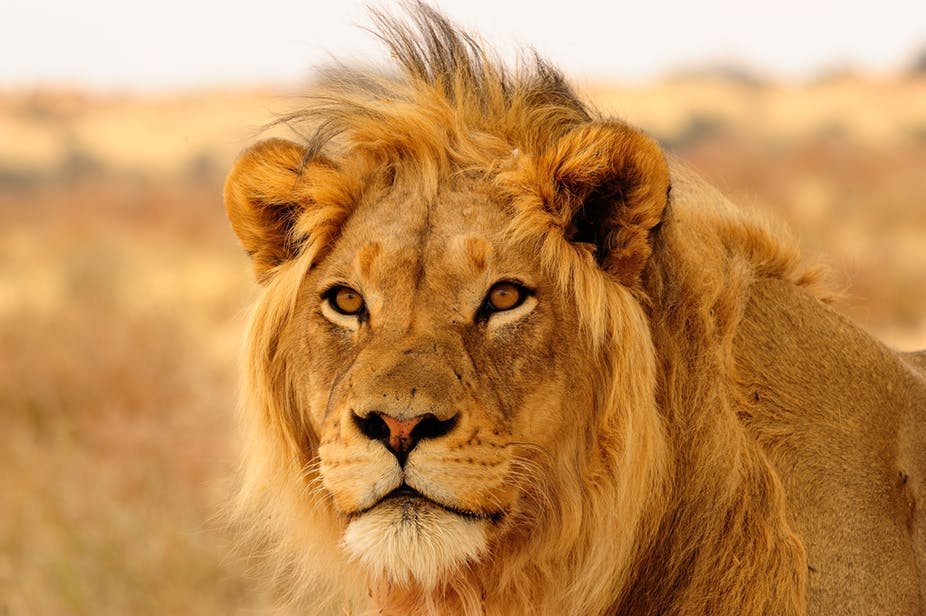
#> input picture Code/Lion.jpg, 926 x 616 px, given in place of contour.png, which was not available
$ python findshapes.py
#> lines starting #> are read from the running program, lines starting #| are printed output that depends on the picture; after the words box and inside, x2 and y2 are one past the last pixel; in counts of white or black regions, pixels touching at a corner belong together; pictures that were not available may be replaced by others from this repository, and a replacement may not be noted
# import the necessary packages
import argparse
import imutils
import cv2
# construct the argument parse and parse the arguments
# ap = argparse.ArgumentParser()
# ap.add_argument("-i", "--image", required=True,
# 	help="path to the input image")
# args = vars(ap.parse_args())
# load the image, convert it to grayscale, blur it slightly,
# and threshold it
# image = cv2.imread(args["image"])
image = cv2.imread('contour.png')
#> image is the input picture: shape (616, 926, 3); mean B, G, R 85.7, 142.4, 194.2
gray = cv2.cvtColor(image, cv2.COLOR_BGR2GRAY)
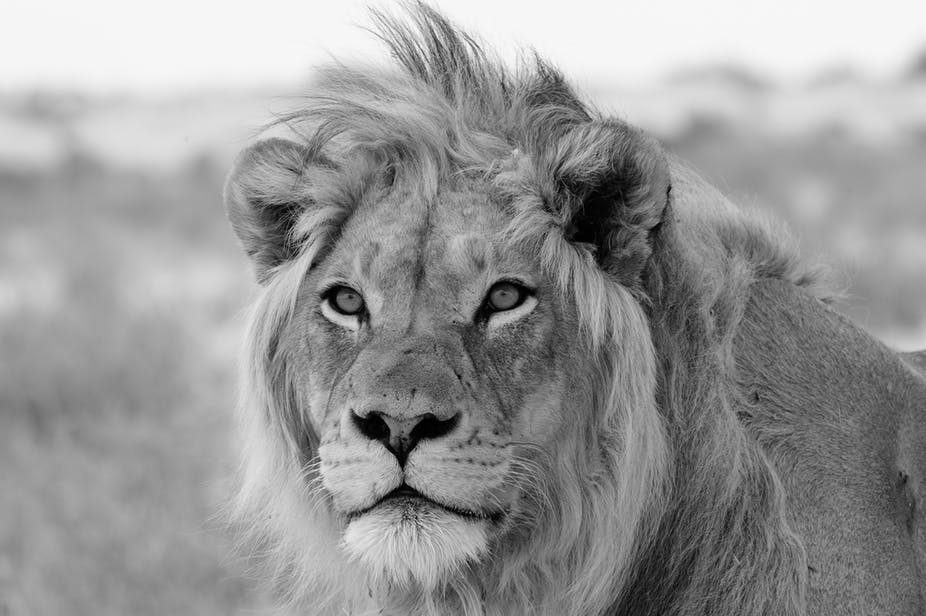
#> gray: shape (616, 926); min 0, max 253, mean 151.4
blurred = cv2.GaussianBlur(gray, (5, 5), 0)
thresh = cv2.threshold(blurred, 60, 255, cv2.THRESH_BINARY)[1]
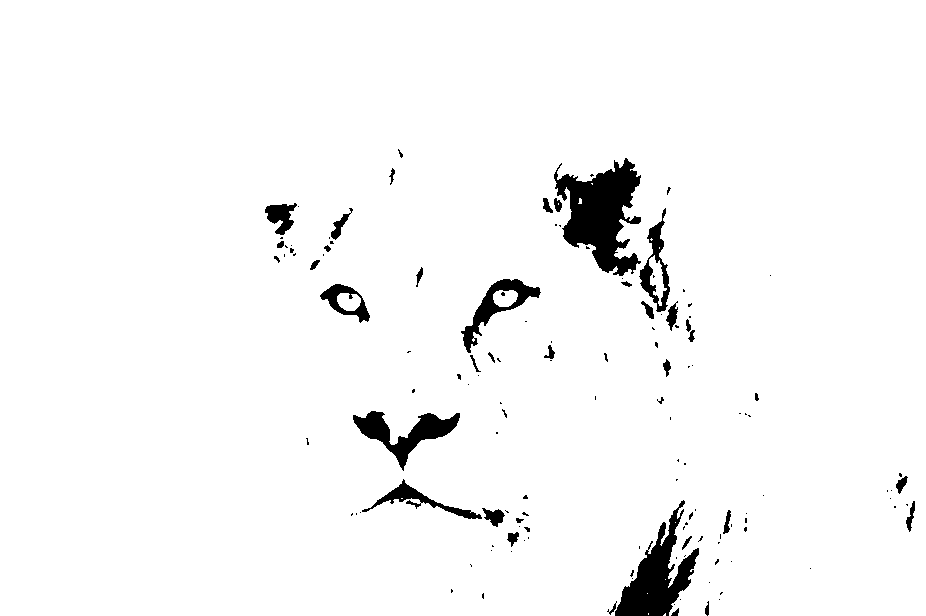
#> thresh: shape (616, 926); 96.7% white; 136 black regions (98 under 20 px)

# find contours in the thresholded image
cnts = cv2.findContours(thresh.copy(), cv2.RETR_EXTERNAL,
	cv2.CHAIN_APPROX_SIMPLE)
#> cnts = 6 contours, 5 with area under 20; largest, box (x1, y1, x2, y2) and area: (0, 0, 926, 616) 564746
print('counts:{}'.format(cnts))
#| counts:([array([[[665, 613]],
#|        [[663, 615]],
#|        [[665, 615]]], dtype=int32), array([[[648, 613]],
#|        [[648, 614]]], dtype=int32), array([[[647, 593]]], dtype=int32), array([[[665, 579]]], dtype=int32), array([[[675, 522]]], dtype=int32), array([[[  0,   0]],
#|        [[  0, 615]],
#|        [[614, 615]],
#|        [[614, 611]],
#|        [[616, 609]],
#|        [[616, 607]],
#|        [[617, 606]],
#|        [[617, 605]],
#|        [[619, 603]],
#> (further printed lines are left out)
cnts = imutils.grab_contours(cnts)

# loop over the contours
for c in cnts:
	# compute the center of the contour
	M = cv2.moments(c)
	# Centroid is given by
#> (the run stopped early here; a loop or call above may not have finished)

$ run again, on Code/bg.jpg
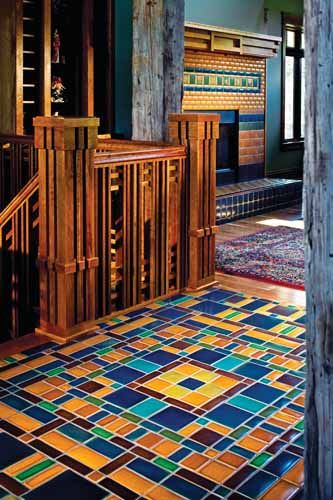
#> input picture Code/bg.jpg, 333 x 500 px, given in place of contour.png, which was not available
#> image is the input picture: shape (500, 333, 3); mean B, G, R 71.6, 81.3, 98.3
#> `thresh = cv2.threshold(blurred, 60, 255, cv2.THRESH_BINARY)[1]`:
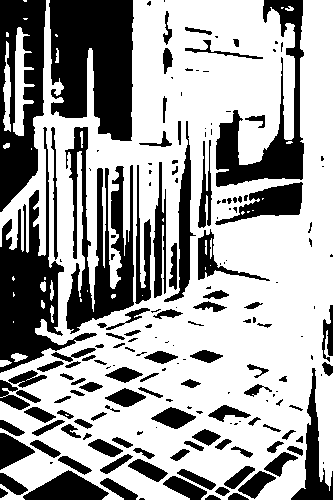
#> thresh: shape (500, 333); 64.2% white; 185 black regions (75 under 20 px)
#> cnts = 23 contours, 13 with area under 20; largest, box (x1, y1, x2, y2) and area: (0, 0, 333, 500) 127705, (13, 27, 35, 136) 896, (3, 41, 11, 132) 356, (11, 353, 28, 362) 72, (0, 360, 12, 367) 45
#> (printed output is left out)
